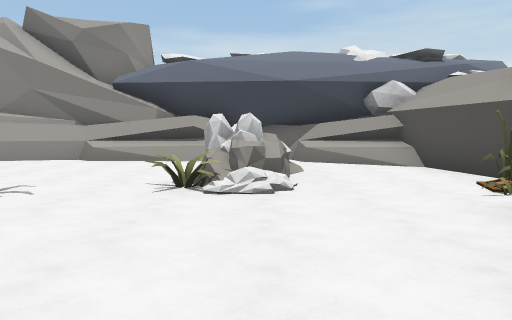
view 1 (above)

24 first-person views from a walk through a Unity game level. The camera is 1.2 m above the floor, tilts 4° down and sees 70° across. The floor is counted in squares, 2 m on a side. Each view is taken from the middle of a square. On the plan, view 1 faces up. The plan holds only what a view shows up to about 10 squares ahead; the rest is blank. The place goes on beyond the plan. Some animated figures are left out. Some surface patterns are stand-ins.

view 2
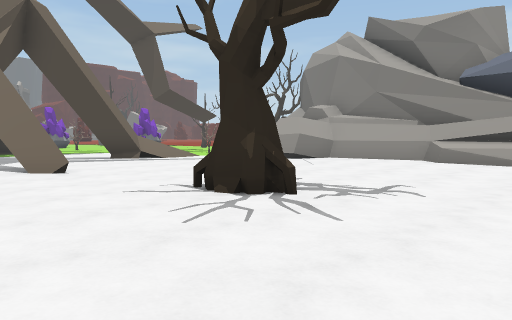

view 3
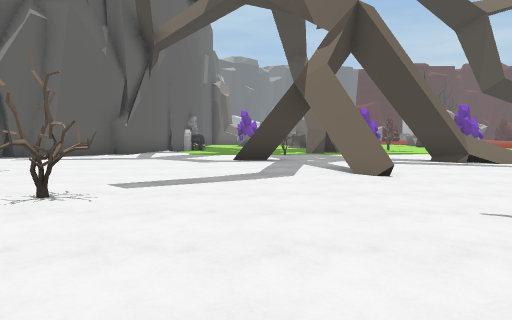

view 4
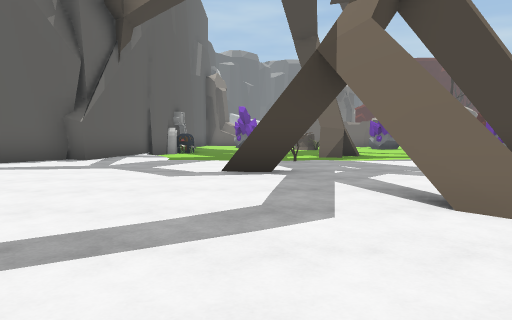

view 5
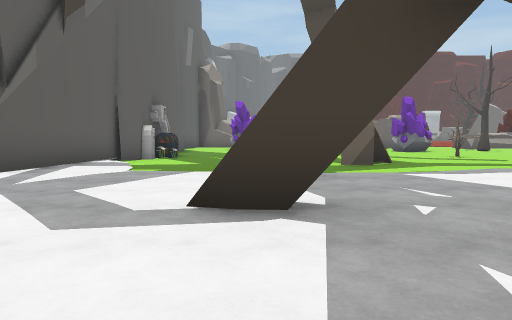

view 6
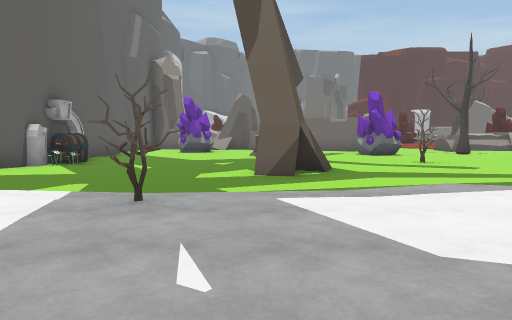

view 7
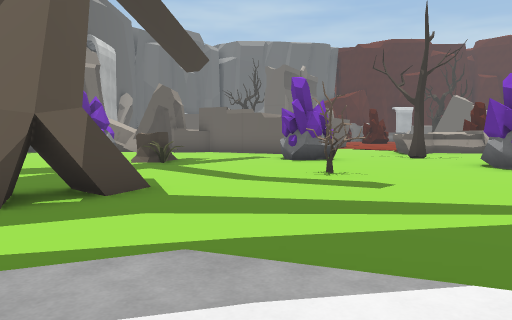

view 8
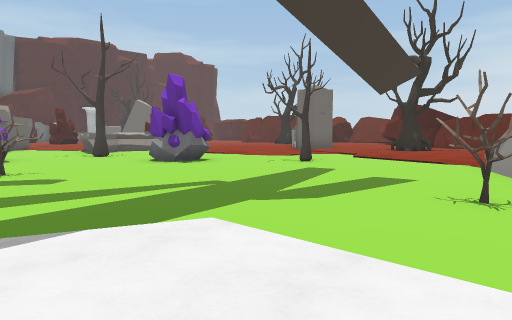

view 9
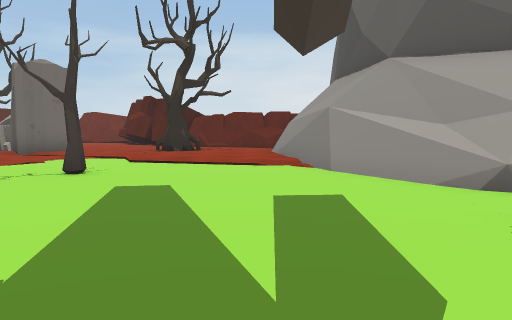

view 10
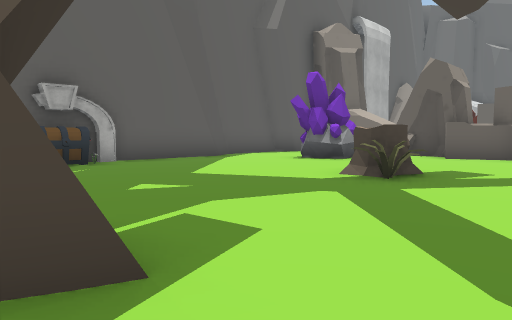

view 11
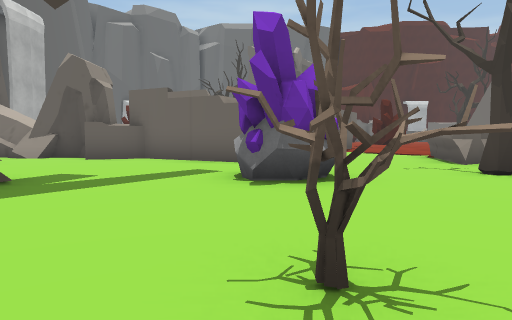

view 12
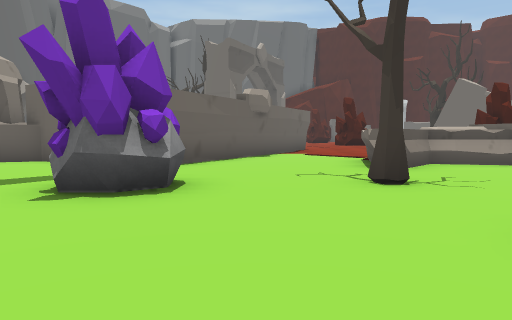

view 13
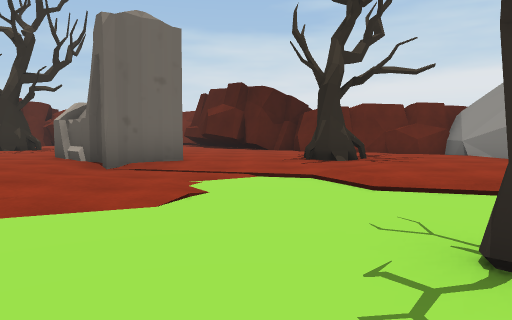

view 14
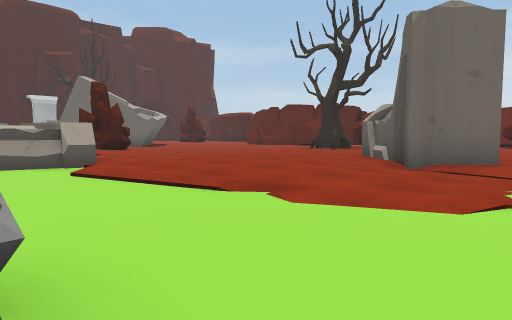

view 15
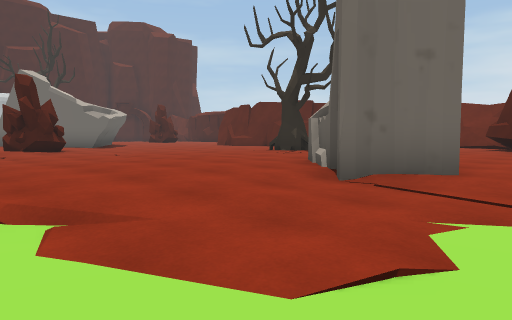

view 16
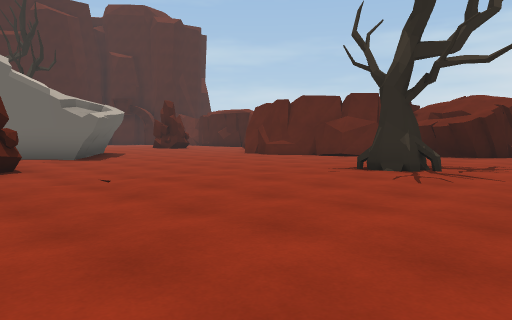

view 17
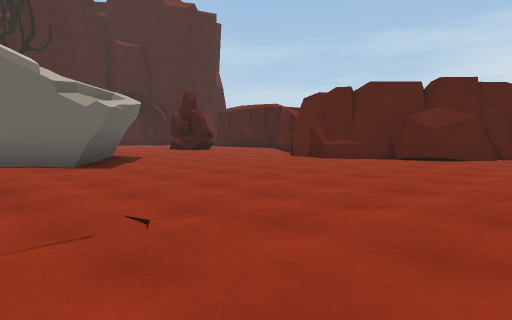

view 18
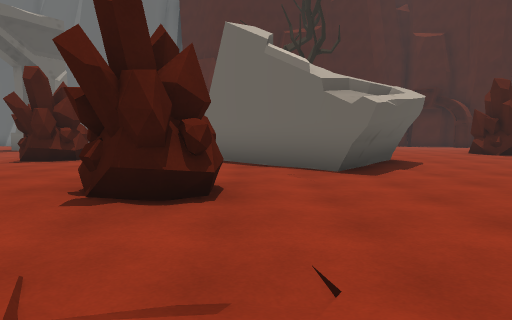

view 19
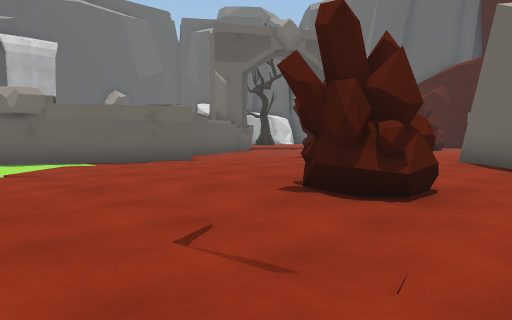

view 20
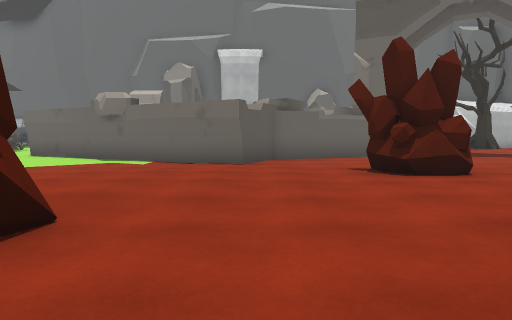

view 21
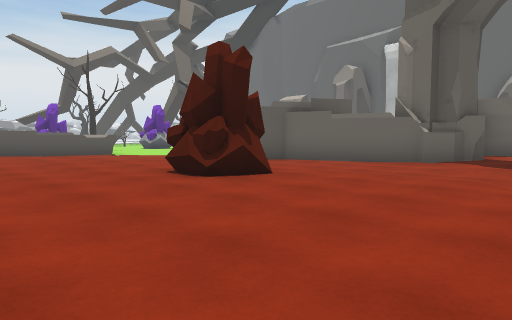

view 22
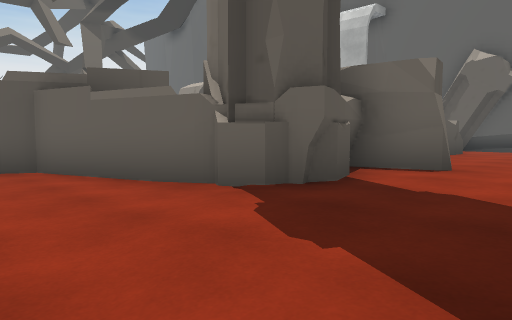

view 23
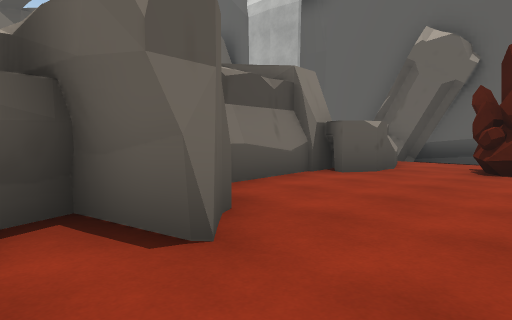

view 24
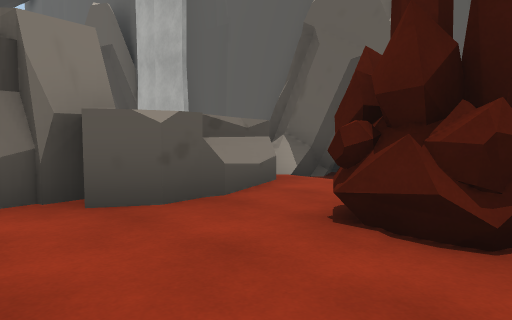

### Floor plan
Key: @ floor where view 1 was taken; # wall or solid block; . main floor; - floor 0.25 m lower than the main floor; / step, stairs or slope; = window, fence, low wall or low ledge; ^ raised ledge; R rock; P plant; T tree; C chest; O other object.
Columns run from 40 left of view 1 to 4 right of it. Each row starts with its distance up from view 1.
 25          ###....   #
 24   OO    ##......  .#
 23    ... .......... ..
 22    ........... ..  .
 21    ...........TT.  ....  ##
 20     .#...........  .... .-#
 19      ###-----....OO...TT..#
 18       #.----/.....O#..T/..#
 17      ##..----......#---...#
 16 .... #...OO-.......---/...#
 15 ........./.-......./--//..#
 14 .............##.../------/##
 13 ....OO...../-#////----O---/##
 12  ...OO...//- #/------------^#
 11  /..//-/.--- #=----OO-------^
 10 -------/-----##--#-OO-------            ##
  9 ../----###-----------------O     ######^ ###
  8 ...--### ###-----------------    #...... .^##
  7 ...###     ###---O---O-------    -...... ...#
  6 ...#         ##-OO---O-------=--  ...... ...#
  5 ..##         #-----------/--.#...  .....R..P#
  4 ...##        #-----------/-..#....-.....P..O
  3 ....#     OOO#----P----#---........-T......
  2 ....#      OOO----O----#---....##.........^
  1 ....#       O-------------OO..............
  0 ...OO       #--O----------/..#..........@
 -1  O.OO       # OO------------..........
 -2   ..O           ----OO------......O..
 -3     ##           ###OCO-/----......
 -4   ###                 #####--.....

Where each view was taken, in squares from view 1:
view 1: 0 up, 0 right, facing up
view 2: 0 up, 1 left, facing up-left
view 3: 0 up, 2 left, facing left
view 4: 0 up, 5 left, facing left
view 5: 0 up, 8 left, facing left
view 6: 2 up, 10 left, facing left
view 7: 5 up, 13 left, facing left
view 8: 5 up, 12 left, facing up-left
view 9: 7 up, 15 left, facing up
view 10: 5 up, 17 left, facing down-left
view 11: 6 up, 18 left, facing left
view 12: 8 up, 19 left, facing left
view 13: 11 up, 19 left, facing up
view 14: 11 up, 19 left, facing up-left
view 15: 13 up, 19 left, facing up-left
view 16: 15 up, 23 left, facing up-left
view 17: 16 up, 26 left, facing up-left
view 18: 17 up, 27 left, facing left
view 19: 18 up, 27 left, facing down-left
view 20: 18 up, 33 left, facing down
view 21: 16 up, 40 left, facing down-right
view 22: 10 up, 40 left, facing down-right
view 23: 6 up, 40 left, facing down-right
view 24: 2 up, 40 left, facing down-right
